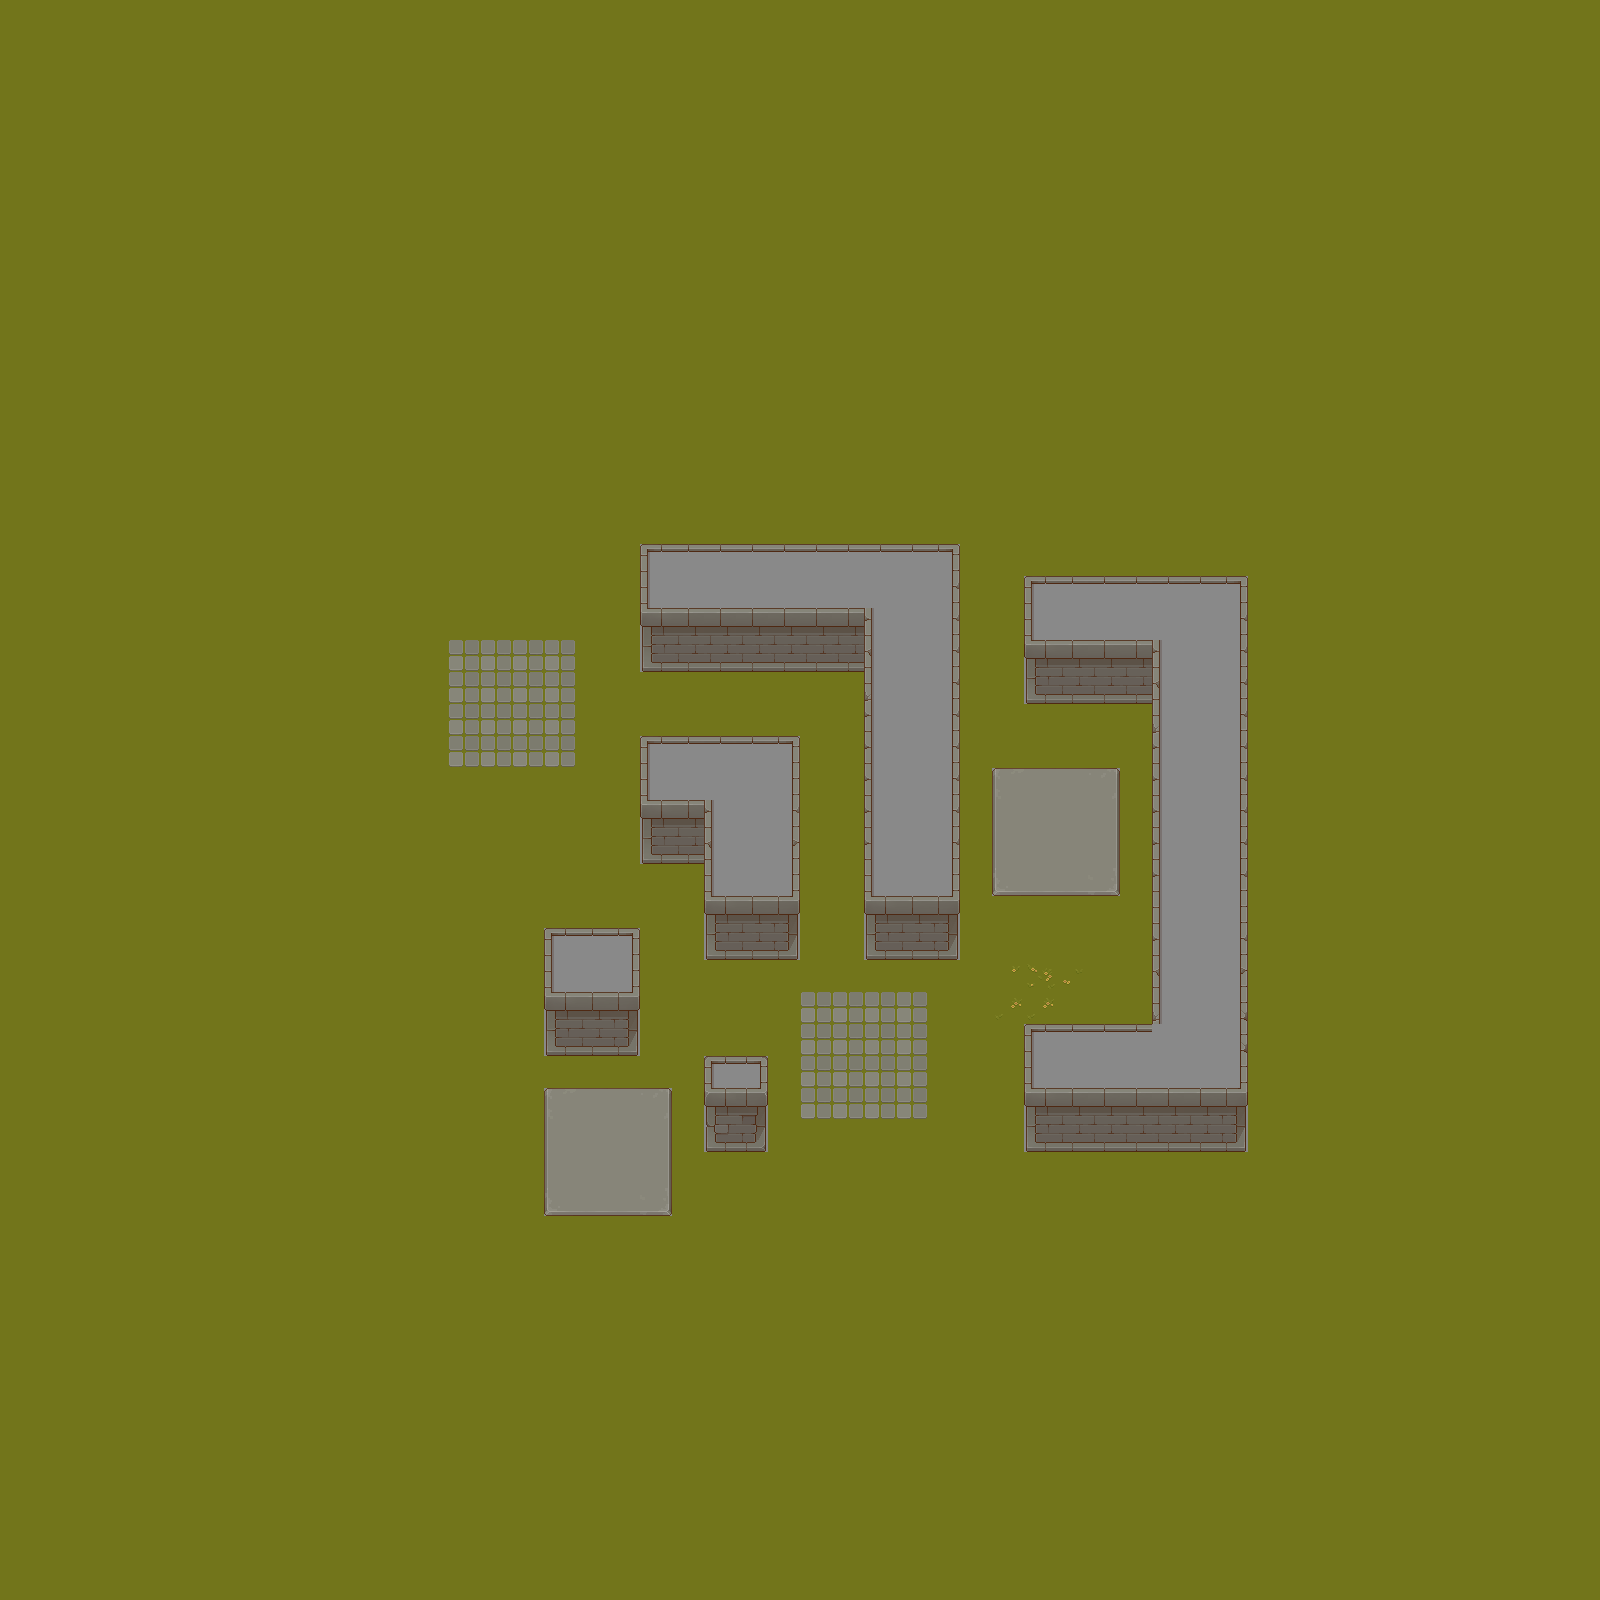

A 2D game scene composited from a Tiled map and its tileset images. What follows is a short description and the map's XML, with every tile layer's data as written:
An orthogonal 50x50 tile map with 32x32 px tiles, 1 tile layer (Tile Layer 1), 3 tilesets and 4 objects (T, CT, A, B).

<map version="1.10" tiledversion="1.11.2" orientation="orthogonal" renderorder="right-down" width="50" height="50" tilewidth="32" tileheight="32" infinite="0" backgroundcolor="#898989" nextlayerid="5" nextobjectid="11">
 <tileset firstgid="1" source="tilesets/grass.tsx" />
 <tileset firstgid="65" source="tilesets/stone_ground.tsx" />
 <tileset firstgid="129" source="tilesets/wall.tsx" />
 <layer id="1" name="Tile Layer 1" width="50" height="50">
  <data encoding="csv">
1,1,1,1,1,1,1,1,1,1,1,1,1,1,1,1,1,1,1,1,1,1,1,1,1,1,1,1,1,1,1,1,1,1,1,1,1,1,1,1,1,1,1,1,1,1,1,1,1,1,
1,1,1,1,1,1,1,1,1,1,1,1,1,1,1,1,1,1,1,1,1,1,1,1,1,1,1,1,1,1,1,1,1,1,1,1,1,1,1,1,1,1,1,1,1,1,1,1,1,1,
1,1,1,1,1,1,1,1,1,1,1,1,1,1,1,1,1,1,1,1,1,1,1,1,1,1,1,1,1,1,1,1,1,1,1,1,1,1,1,1,1,1,1,1,1,1,1,1,1,1,
1,1,1,1,1,1,1,1,1,1,1,1,1,1,1,1,1,1,1,1,1,1,1,1,1,1,1,1,1,1,1,1,1,1,1,1,1,1,1,1,1,1,1,1,1,1,1,1,1,1,
1,1,1,1,1,1,1,1,1,1,1,1,1,1,1,1,1,1,1,1,1,1,1,1,1,1,1,1,1,1,1,1,1,1,1,1,1,1,1,1,1,1,1,1,1,1,1,1,1,1,
1,1,1,1,1,1,1,1,1,1,1,1,1,1,1,1,1,1,1,1,1,1,1,1,1,1,1,1,1,1,1,1,1,1,1,1,1,1,1,1,1,1,1,1,1,1,1,1,1,1,
1,1,1,1,1,1,1,1,1,1,1,1,1,1,1,1,1,1,1,1,1,1,1,1,1,1,1,1,1,1,1,1,1,1,1,1,1,1,1,1,1,1,1,1,1,1,1,1,1,1,
1,1,1,1,1,1,1,1,1,1,1,1,1,1,1,1,1,1,1,1,1,1,1,1,1,1,1,1,1,1,1,1,1,1,1,1,1,1,1,1,1,1,1,1,1,1,1,1,1,1,
1,1,1,1,1,1,1,1,1,1,1,1,1,1,1,1,1,1,1,1,1,1,1,1,1,1,1,1,1,1,1,1,1,1,1,1,1,1,1,1,1,1,1,1,1,1,1,1,1,1,
1,1,1,1,1,1,1,1,1,1,1,1,1,1,1,1,1,1,1,1,1,1,1,1,1,1,1,1,1,1,1,1,1,1,1,1,1,1,1,1,1,1,1,1,1,1,1,1,1,1,
1,1,1,1,1,1,1,1,1,1,1,1,1,1,1,1,1,1,1,1,1,1,1,1,1,1,1,1,1,1,1,1,1,1,1,1,1,1,1,1,1,1,1,1,1,1,1,1,1,1,
1,1,1,1,1,1,1,1,1,1,1,1,1,1,1,1,1,1,1,1,1,1,1,1,1,1,1,1,1,1,1,1,1,1,1,1,1,1,1,1,1,1,1,1,1,1,1,1,1,1,
1,1,1,1,1,1,1,1,1,1,1,1,1,1,1,1,1,1,1,1,1,1,1,1,1,1,1,1,1,1,1,1,1,1,1,1,1,1,1,1,1,1,1,1,1,1,1,1,1,1,
1,1,1,1,1,1,1,1,1,1,1,1,1,1,1,1,1,1,1,1,1,1,1,1,1,1,1,1,1,1,1,1,1,1,1,1,1,1,1,1,1,1,1,1,1,1,1,1,1,1,
1,1,1,1,1,1,1,1,1,1,1,1,1,1,1,1,1,1,1,1,1,1,1,1,1,1,1,1,1,1,1,1,1,1,1,1,1,1,1,1,1,1,1,1,1,1,1,1,1,1,
1,1,1,1,1,1,1,1,1,1,1,1,1,1,1,1,1,1,1,1,1,1,1,1,1,1,1,1,1,1,1,1,1,1,1,1,1,1,1,1,1,1,1,1,1,1,1,1,1,1,
1,1,1,1,1,1,1,1,1,1,1,1,1,1,1,1,1,1,1,1,1,1,1,1,1,1,1,1,1,1,1,1,1,1,1,1,1,1,1,1,1,1,1,1,1,1,1,1,1,1,
1,1,1,1,1,1,1,1,1,1,1,1,1,1,1,1,1,1,1,1,146,147,147,147,147,147,147,147,147,148,1,1,1,1,1,1,1,1,1,1,1,1,1,1,1,1,1,1,1,1,
1,1,1,1,1,1,1,1,1,1,1,1,1,1,1,1,1,1,1,1,162,163,163,163,163,163,163,163,163,155,1,1,146,147,147,147,147,147,148,1,1,1,1,1,1,1,1,1,1,1,
1,1,1,1,1,1,1,1,1,1,1,1,1,1,1,1,1,1,1,1,178,179,179,179,179,179,179,154,163,155,1,1,162,163,163,163,163,163,155,1,1,1,1,1,1,1,1,1,1,1,
1,1,1,1,1,1,1,1,1,1,1,1,1,1,33,33,33,33,1,1,194,195,195,195,195,195,195,170,163,155,1,1,178,179,179,179,154,163,155,1,1,1,1,1,1,1,1,1,1,1,
1,1,1,1,1,1,1,1,1,1,1,1,1,1,33,33,33,33,1,1,1,1,1,1,1,1,1,186,163,155,1,1,194,195,195,195,170,163,155,1,1,1,1,1,1,1,1,1,1,1,
1,1,1,1,1,1,1,1,1,1,1,1,1,1,33,33,33,33,1,1,1,1,1,1,1,1,1,154,163,155,1,1,1,1,1,1,186,163,155,1,1,1,1,1,1,1,1,1,1,1,
1,1,1,1,1,1,1,1,1,1,1,1,1,1,33,33,33,33,1,1,146,147,147,147,148,1,1,154,163,155,1,1,1,1,1,1,154,163,155,1,1,1,1,1,1,1,1,1,1,1,
1,1,1,1,1,1,1,1,1,1,1,1,1,1,1,1,1,1,1,1,162,163,163,163,164,1,1,154,163,155,1,65,66,66,67,1,154,163,155,1,1,1,1,1,1,1,1,1,1,1,
1,1,1,1,1,1,1,1,1,1,1,1,1,1,1,1,1,1,1,1,178,179,154,163,155,1,1,154,163,155,1,73,74,74,75,1,154,163,155,1,1,1,1,1,1,1,1,1,1,1,
1,1,1,1,1,1,1,1,1,1,1,1,1,1,1,1,1,1,1,1,194,195,170,163,171,1,1,154,163,155,1,73,74,74,75,1,154,163,155,1,1,1,1,1,1,1,1,1,1,1,
1,1,1,1,1,1,1,1,1,1,1,1,1,1,1,1,1,1,1,1,1,1,162,163,164,1,1,162,163,164,1,81,82,82,83,1,154,163,155,1,1,1,1,1,1,1,1,1,1,1,
1,1,1,1,1,1,1,1,1,1,1,1,1,1,1,1,1,1,1,1,1,1,178,179,180,1,1,178,179,180,1,1,1,1,1,1,162,163,164,1,1,1,1,1,1,1,1,1,1,1,
1,1,1,1,1,1,1,1,1,1,1,1,1,1,1,1,1,146,147,148,1,1,194,195,196,1,1,194,195,196,1,1,1,1,1,1,154,163,155,1,1,1,1,1,1,1,1,1,1,1,
1,1,1,1,1,1,1,1,1,1,1,1,1,1,1,1,1,162,163,164,1,1,1,1,1,1,1,1,1,1,1,24,30,21,1,1,170,163,171,1,1,1,1,1,1,1,1,1,1,1,
1,1,1,1,1,1,1,1,1,1,1,1,1,1,1,1,1,178,179,180,1,1,1,1,1,33,33,33,33,1,1,15,15,1,1,1,186,163,187,1,1,1,1,1,1,1,1,1,1,1,
1,1,1,1,1,1,1,1,1,1,1,1,1,1,1,1,1,194,195,196,1,1,1,1,1,33,33,33,33,1,1,1,146,147,147,147,163,163,187,1,1,1,1,1,1,1,1,1,1,1,
1,1,1,1,1,1,1,1,1,1,1,1,1,1,1,1,1,1,1,1,1,1,173,174,1,33,33,33,33,1,1,1,162,163,163,163,163,163,164,1,1,1,1,1,1,1,1,1,1,1,
1,1,1,1,1,1,1,1,1,1,1,1,1,1,1,1,1,65,66,66,67,1,189,190,1,33,33,33,33,1,1,1,178,179,179,179,179,179,180,1,1,1,1,1,1,1,1,1,1,1,
1,1,1,1,1,1,1,1,1,1,1,1,1,1,1,1,1,73,74,74,75,1,205,206,1,1,1,1,1,1,1,1,194,195,195,195,195,195,196,1,1,1,1,1,1,1,1,1,1,1,
1,1,1,1,1,1,1,1,1,1,1,1,1,1,1,1,1,73,74,74,75,1,1,1,1,1,1,1,1,1,1,1,1,1,1,1,1,1,1,1,1,1,1,1,1,1,1,1,1,1,
1,1,1,1,1,1,1,1,1,1,1,1,1,1,1,1,1,81,82,82,83,1,1,1,1,1,1,1,1,1,1,1,1,1,1,1,1,1,1,1,1,1,1,1,1,1,1,1,1,1,
1,1,1,1,1,1,1,1,1,1,1,1,1,1,1,1,1,1,1,1,1,1,1,1,1,1,1,1,1,1,1,1,1,1,1,1,1,1,1,1,1,1,1,1,1,1,1,1,1,1,
1,1,1,1,1,1,1,1,1,1,1,1,1,1,1,1,1,1,1,1,1,1,1,1,1,1,1,1,1,1,1,1,1,1,1,1,1,1,1,1,1,1,1,1,1,1,1,1,1,1,
1,1,1,1,1,1,1,1,1,1,1,1,1,1,1,1,1,1,1,1,1,1,1,1,1,1,1,1,1,1,1,1,1,1,1,1,1,1,1,1,1,1,1,1,1,1,1,1,1,1,
1,1,1,1,1,1,1,1,1,1,1,1,1,1,1,1,1,1,1,1,1,1,1,1,1,1,1,1,1,1,1,1,1,1,1,1,1,1,1,1,1,1,1,1,1,1,1,1,1,1,
1,1,1,1,1,1,1,1,1,1,1,1,1,1,1,1,1,1,1,1,1,1,1,1,1,1,1,1,1,1,1,1,1,1,1,1,1,1,1,1,1,1,1,1,1,1,1,1,1,1,
1,1,1,1,1,1,1,1,1,1,1,1,1,1,1,1,1,1,1,1,1,1,1,1,1,1,1,1,1,1,1,1,1,1,1,1,1,1,1,1,1,1,1,1,1,1,1,1,1,1,
1,1,1,1,1,1,1,1,1,1,1,1,1,1,1,1,1,1,1,1,1,1,1,1,1,1,1,1,1,1,1,1,1,1,1,1,1,1,1,1,1,1,1,1,1,1,1,1,1,1,
1,1,1,1,1,1,1,1,1,1,1,1,1,1,1,1,1,1,1,1,1,1,1,1,1,1,1,1,1,1,1,1,1,1,1,1,1,1,1,1,1,1,1,1,1,1,1,1,1,1,
1,1,1,1,1,1,1,1,1,1,1,1,1,1,1,1,1,1,1,1,1,1,1,1,1,1,1,1,1,1,1,1,1,1,1,1,1,1,1,1,1,1,1,1,1,1,1,1,1,1,
1,1,1,1,1,1,1,1,1,1,1,1,1,1,1,1,1,1,1,1,1,1,1,1,1,1,1,1,1,1,1,1,1,1,1,1,1,1,1,1,1,1,1,1,1,1,1,1,1,1,
1,1,1,1,1,1,1,1,1,1,1,1,1,1,1,1,1,1,1,1,1,1,1,1,1,1,1,1,1,1,1,1,1,1,1,1,1,1,1,1,1,1,1,1,1,1,1,1,1,1,
1,1,1,1,1,1,1,1,1,1,1,1,1,1,1,1,1,1,1,1,1,1,1,1,1,1,1,1,1,1,1,1,1,1,1,1,1,1,1,1,1,1,1,1,1,1,1,1,1,1
</data>
 </layer>
 <objectgroup id="2" name="Spawn">
  <object id="3" name="T" x="448.333" y="642.333" width="126" height="123" />
  <object id="4" name="CT" x="800.333" y="995.333" width="127" height="123" />
 </objectgroup>
 <objectgroup id="3" name="Bombsite">
  <object id="9" name="A" x="544" y="1090" width="125.333" height="125.333" />
  <object id="10" name="B" x="993.333" y="768.665" width="126.667" height="126.667" />
 </objectgroup>
 <objectgroup id="4" name="Callout" visible="0" />
</map>
